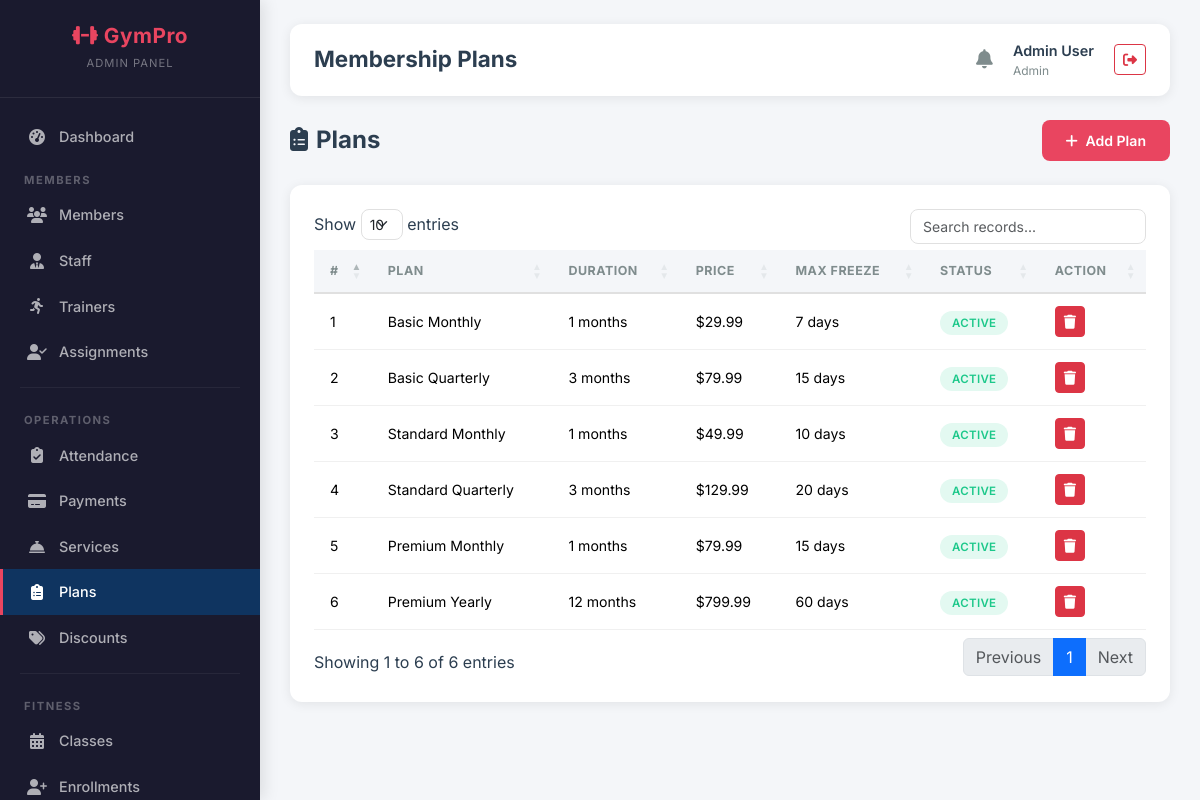
The page /admin/plans.php (signed in) on the database its author committed.
### tables this page shows
CREATE TABLE membership_plans (
    plan_id INT AUTO_INCREMENT PRIMARY KEY,
    plan_name VARCHAR(100) NOT NULL,
    duration_months INT NOT NULL,
    price DECIMAL(10,2) NOT NULL,
    description TEXT,
    max_freeze_days INT DEFAULT 30,
    status ENUM('active','inactive') DEFAULT 'active',
    created_at TIMESTAMP DEFAULT CURRENT_TIMESTAMP
);

### admin/plans.php (the view, shortened to what this page needs)
<?php
require_once __DIR__ . '/../config/db.php';
$plans = $pdo->query("SELECT * FROM membership_plans ORDER BY created_at DESC")->fetchAll();
include __DIR__ . '/../includes/header.php';
?>
<div class="page-header"><h4><i class="fas fa-clipboard-list me-2"></i>Plans</h4>
    <button class="btn btn-accent" data-bs-toggle="modal" data-bs-target="#addModal"><i class="fas fa-plus me-1"></i> Add Plan</button></div>
<div class="card-custom"><div class="card-body">
    <table class="table table-custom datatable">
        <thead><tr><th>#</th><th>Plan</th><th>Duration</th><th>Price</th><th>Max Freeze</th><th>Status</th><th>Action</th></tr></thead>
        <tbody>
        <?php foreach ($plans as $i => $p): ?>
        <tr><td><?= $i+1 ?></td><td><?= htmlspecialchars($p['plan_name']) ?></td><td><?= $p['duration_months'] ?> months</td><td>$<?= number_format($p['price'],2) ?></td><td><?= $p['max_freeze_days'] ?> days</td><td><span class="badge-status badge-<?= $p['status'] ?>"><?= $p['status'] ?></span></td>
        <td><button class="btn btn-danger btn-sm" onclick="confirmDelete('?delete=<?= $p['plan_id'] ?>','<?= htmlspecialchars($p['plan_name']) ?>')"><i class="fas fa-trash"></i></button></td></tr>
        <?php endforeach; ?></tbody></table></div></div>
<?php include __DIR__ . '/../includes/footer.php'; ?>

### assets/css/custom.css (style rules this page uses)
:root { --sidebar-bg: #1a1a2e; --sidebar-hover: #16213e; --sidebar-active: #0f3460; --accent: #e94560; --accent-hover: #c81e45; --accent-light: rgba(233, 69, 96, 0.15); --bg-light: #f4f6f9; --bg-white: #ffffff; --text-dark: #2c3e50; --text-muted: #7f8c8d; --text-light: #ecf0f1; --border-color: #e0e0e0; --shadow: 0 2px 12px rgba(0, 0, 0, 0.08); --shadow-lg: 0 8px 30px rgba(0, 0, 0, 0.12); --radius: 12px; --radius-sm: 8px; --transition: all 0.3s ease; --font-main: 'Inter', sans-serif; }
* { box-sizing: border-box; }
body { font-family: var(--font-main); background: var(--bg-light); color: var(--text-dark); margin: 0; padding: 0; min-height: 100vh; }
.card-custom { background: var(--bg-white); border-radius: var(--radius); box-shadow: var(--shadow); border: none; overflow: hidden; transition: var(--transition); }
.card-custom .card-body { padding: 24px; }
.table-custom { width: 100%; border-collapse: separate; border-spacing: 0; }
.table-custom thead th { background: var(--bg-light); font-size: 0.78rem; font-weight: 700; text-transform: uppercase; letter-spacing: 0.5px; color: var(--text-muted); padding: 12px 16px; border-bottom: 2px solid var(--border-color); }
.table-custom tbody td { padding: 12px 16px; font-size: 0.88rem; border-bottom: 1px solid #f0f0f0; vertical-align: middle; }
.badge-status { padding: 5px 12px; border-radius: 20px; font-size: 0.72rem; font-weight: 600; text-transform: uppercase; letter-spacing: 0.3px; }
.badge-active { background: rgba(28, 200, 138, 0.12); color: #1cc88a; }
.btn-accent { background: var(--accent); color: #fff; border: none; padding: 10px 24px; border-radius: var(--radius-sm); font-weight: 600; font-size: 0.88rem; transition: var(--transition); cursor: pointer; }
.page-header { display: flex; justify-content: space-between; align-items: center; margin-bottom: 24px; flex-wrap: wrap; gap: 12px; }
.page-header h4 { font-weight: 700; margin: 0; }

### rows shown on the page
membership_plans: plan_name "Basic Monthly", duration_months "1", price "29.99", max_freeze_days "7", status "ACTIVE"
membership_plans: plan_name "Basic Quarterly", duration_months "3", price "79.99", max_freeze_days "15", status "ACTIVE"
membership_plans: plan_name "Standard Monthly", duration_months "1", price "49.99", max_freeze_days "10", status "ACTIVE"
membership_plans: plan_name "Standard Quarterly", duration_months "3", price "129.99", max_freeze_days "20", status "ACTIVE"
membership_plans: plan_name "Premium Monthly", duration_months "1", price "79.99", max_freeze_days "15", status "ACTIVE"
membership_plans: plan_name "Premium Yearly", duration_months "12", price "799.99", max_freeze_days "60", status "ACTIVE"

### other values the page prints
$page_title "Membership Plans"
$_SESSION['full_name'] "Admin User"
$_SESSION['role'] "Admin"
